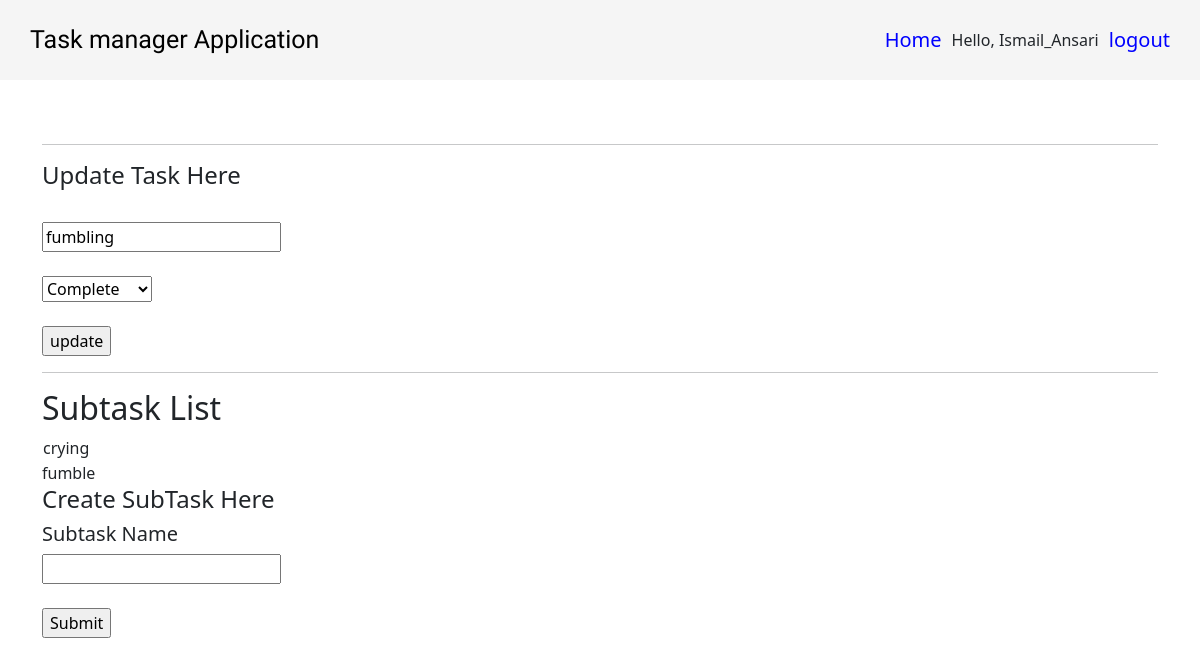
The page /task/8 (signed in) on the database its author committed.
### Task/models.py (models this page shows, shortened)
class Task(models.Model):
    task_name = models.CharField(max_length=255)
    owner = models.ForeignKey(User,on_delete=models.CASCADE)
    status= models.IntegerField(choices=Status.choices)
    created_at=models.DateTimeField(auto_now=True)
    updated_at=models.DateTimeField(auto_now=True)

class Sub_Task(models.Model):
    subtask_name = models.CharField(max_length=255)
    task = models.ForeignKey(Task, on_delete=models.CASCADE)
    created_at=models.DateTimeField(auto_now=True)

### Task/views.py (the view, shortened to what this page needs)
# urls.py: path('task/<int:id>',views.task_detail,name='task_detail'),
@login_required(login_url='login')
def task_detail(request,id):
    if request.method=='GET':
        user=request.user
        try:
            get_task=Task.objects.get(id=id,owner=user)
        except Task.DoesNotExist:
            get_task=None
        if get_task:
            get_subtask=Sub_Task.objects.filter(task_id=id)
            subtask={'subtask':get_subtask,'task':get_task}
            return render(request,'task_detail.html',subtask)
        else:
            return HttpResponse('Permission Denied')

### Task/templates/task_detail.html (shortened to what this page needs)
{% extends "base.html"%}
{% block maincode %}
<!DOCTYPE html>
<html>
<head>
  <link href="https://cdn.jsdelivr.net/npm/bootstrap@5.3.0-alpha3/dist/css/bootstrap.min.css" rel="stylesheet"
>
</head>
</body>
<br><br>
<hr>
<h4>Update Task Here</h4><br>
<form action="{% url 'update' %}" method="POST">
  <input type="text" value={{ task.task_name }} name="task_name"><br><br>
  <select name="status"><br><br>
    <option value="complete">Complete</option>
  </select>
  <br><br>
  <input type="submit" value="update">
  <br>
  <hr>
</form>
<h2>Subtask List</h2>
<table>
  {% for i in subtask %}
  <tr>
    <td>{{i.subtask_name}}</td>
  </tr>
</table>
{% endfor %}
<h4>Create SubTask Here</h4>
<form  method='POST'>
  <h5>Subtask Name</h5>
  <input type="text" name="subtask_name"><br><br>
  <input type="submit">
</form>
</body>
{% endblock %}

### Task/templates/base.html (shortened to what this page needs)
<!DOCTYPE html>
<html lang="en">
<head>
    <link rel="stylesheet" href="https://cdnjs.cloudflare.com/ajax/libs/font-awesome/5.15.3/css/all.min.css">
</head>
<body>
    <header class="header">
        <a href="#" class="logo">Task manager Application</a>
        <nav class="nav-items">
            <a class="ho" href="{% url 'home' %}">Home</a>
            <span class="hello-msg">Hello, {{request.user}}</span>
            <a href="{% url 'logout' %}">logout</a>
        </nav>
    </header>
    <div class="container">
        {% block maincode %}
        {% endblock %}
</body>
</html>

### Task/templates/base.html (style rules this page uses)
body { margin: 0; box-sizing: border-box; }
.header { display: flex; justify-content: space-between; align-items: center; background-color: #f5f5f5; }
.header .logo { font-size: 25px; font-family: 'Sriracha', cursive; color: #000; text-decoration: none; margin-left: 30px; }
.nav-items { display: flex; justify-content: space-around; align-items: center; background-color: #f5f5f5; margin-right: 20px; }
.nav-items a { text-decoration: none; font-size: 20px; color: blue; padding: 25px 10px; }

### rows shown on the page
Task: task_name "fumbling"
Sub_Task: subtask_name "crying"
Sub_Task: subtask_name "fumble"

### other values the page prints
{{ request.user }} "Ismail_Ansari"
